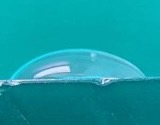
#> input picture test_pics/7.jpg, 160 x 125 px
$ python contour.py
#> lines starting #> are read from the running program, lines starting #| are printed output that depends on the picture; after the words box and inside, x2 and y2 are one past the last pixel; in counts of white or black regions, pixels touching at a corner belong together; long printed decimals are rounded
from matplotlib import pyplot as plt
import cv2
import numpy as np
import math
from scipy import spatial

IMG_PATH = "test_pics/7.jpg"
SHOW_EDGES = False

# [79 lines left out: functions find_intersect, find_upper_or_lower_curve, not called in this run]


kernel_size = 5
low_threshold = 95
high_threshold = 100
blur_times = 1

image = cv2.imread(IMG_PATH, cv2.IMREAD_COLOR)
#> image is the input picture: shape (125, 160, 3); mean B, G, R 162.7, 153.8, 15.9
# crop the image to a square, middle part
crop_size = min(image.shape[:2]) // 2
#> crop_size = 62
image = image[image.shape[0] // 2 - crop_size : image.shape[0] // 2 + crop_size, image.shape[1] // 2 - crop_size : image.shape[1] // 2 + crop_size]
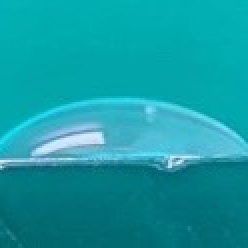
#> image: shape (124, 124, 3) (shown 2 times larger); mean B, G, R 163.7, 154.2, 18.8
image = cv2.resize(image, (880, 880))
#> image: shape (880, 880, 3)
image_gray = cv2.cvtColor(image, cv2.COLOR_BGR2GRAY)
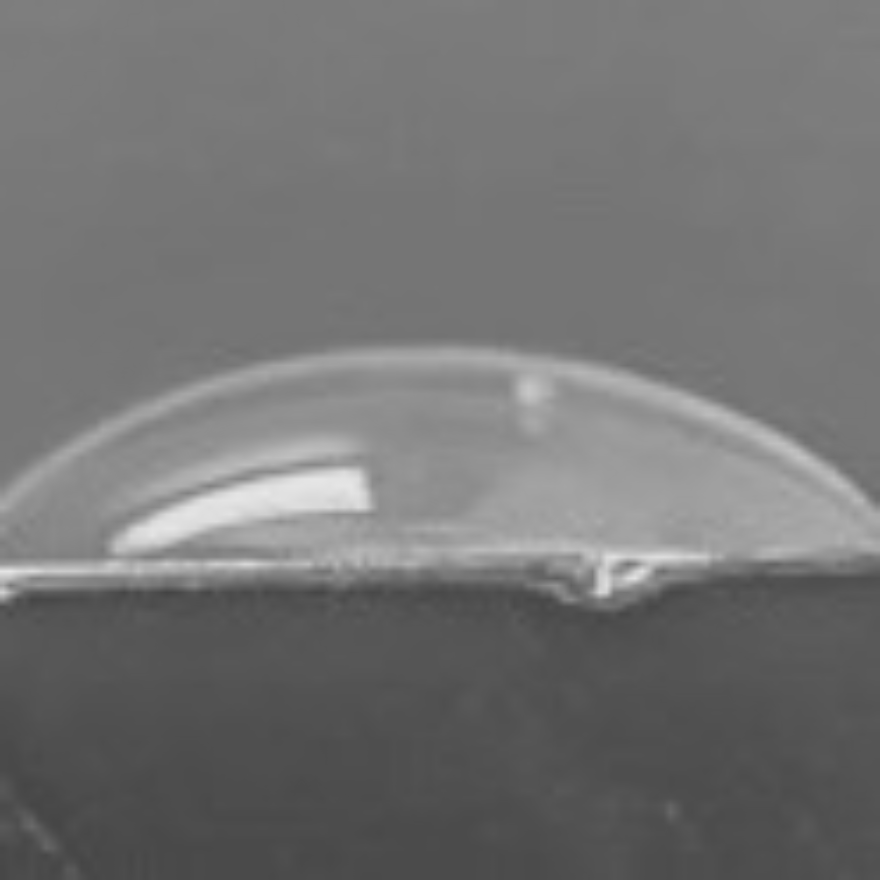
#> image_gray: shape (880, 880); min 67, max 231, mean 114.7
linear_filter = image_gray
for i in range(blur_times):
    linear_filter = cv2.GaussianBlur(linear_filter, (kernel_size, kernel_size), 0)
    # image = cv2.convertScaleAbs(image, alpha=1.3, beta=0)

ret3, thresh = cv2.threshold(image_gray, 100, 255, cv2.THRESH_BINARY + cv2.THRESH_OTSU)
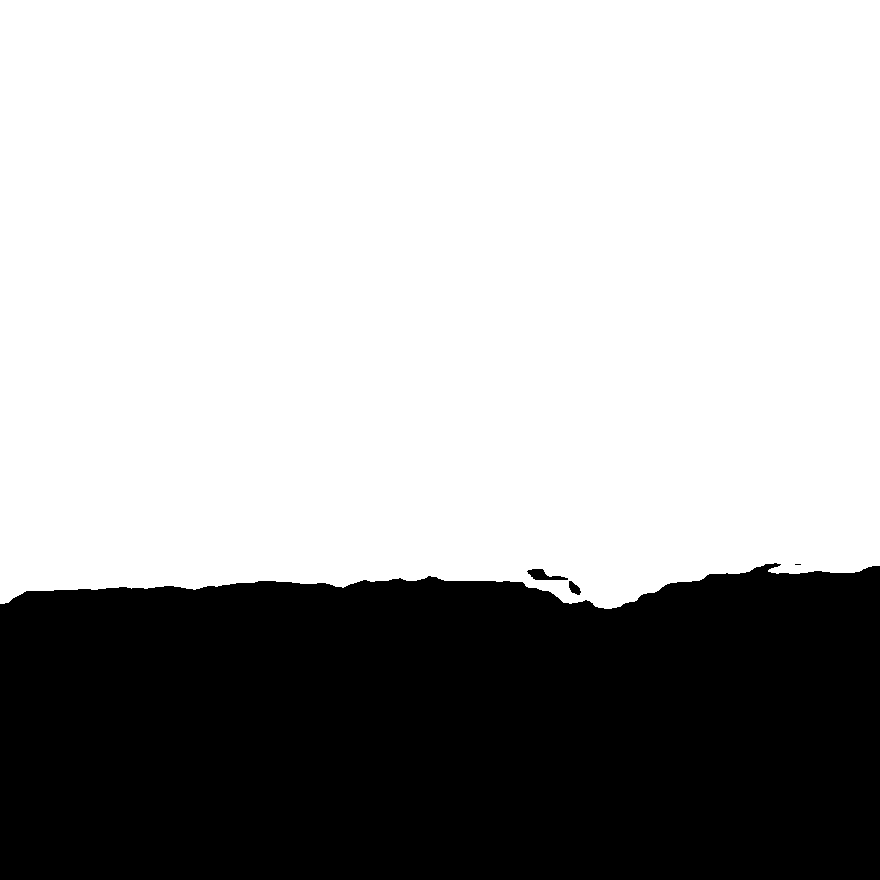
#> thresh: shape (880, 880); 66.4% white; 4 black regions (1 under 20 px), largest, box (x1, y1, x2, y2) and area: (0, 563, 880, 880) 260052, (527, 569, 568, 580) 237, (569, 581, 581, 595) 101
#> ret3 = 106
edges = cv2.Canny(thresh, low_threshold, high_threshold)
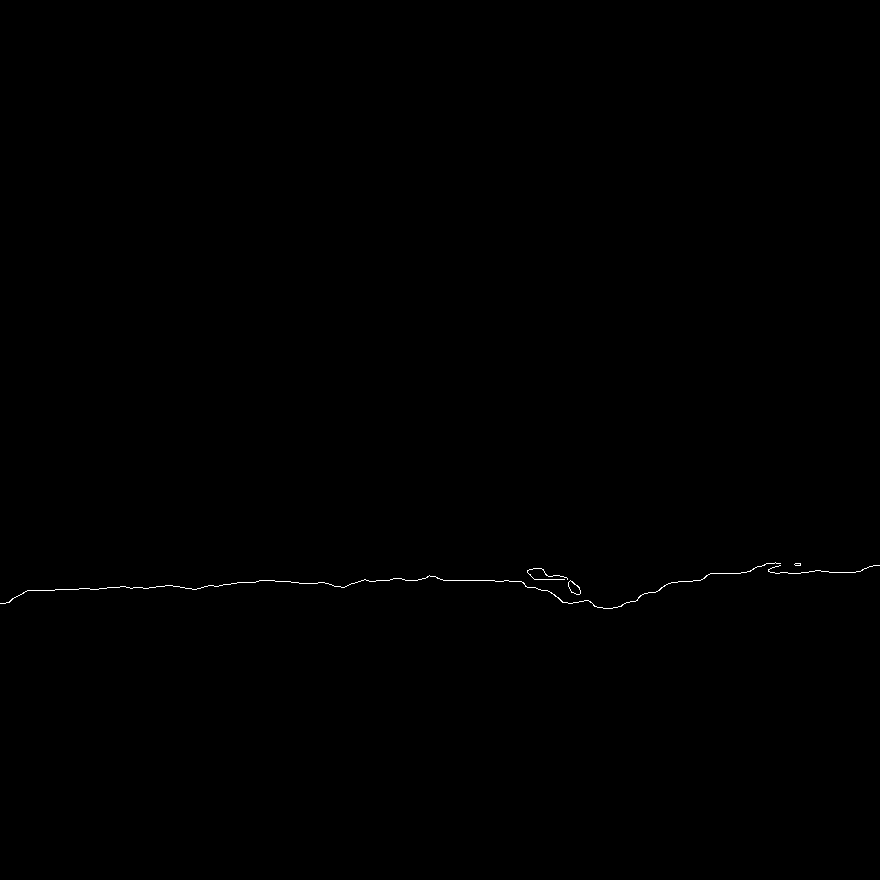
#> edges: shape (880, 880); 0.14% white in thin lines or dots, all inside (x1, y1, x2, y2) = (0, 562, 880, 609)

if SHOW_EDGES:
    cv2.imshow("edges", edges)
    cv2.waitKey(0)

# Detecting lines
lines = cv2.HoughLines(edges, 1, np.pi / 180, 200)
#> lines = None


# Detecting circles
detected_circles = cv2.HoughCircles(
    edges,
    cv2.HOUGH_GRADIENT,
    1,
    200000,
    param1=20,
    param2=8,
    minRadius=60,
    maxRadius=10000,
)
#> detected_circles = [[283.5, 823.5, 243.1]]

if lines is None:
#> (the run stopped early here; a loop or call above may not have finished)

$ run again, with test_pics/5.jpg copied over test_pics/7.jpg
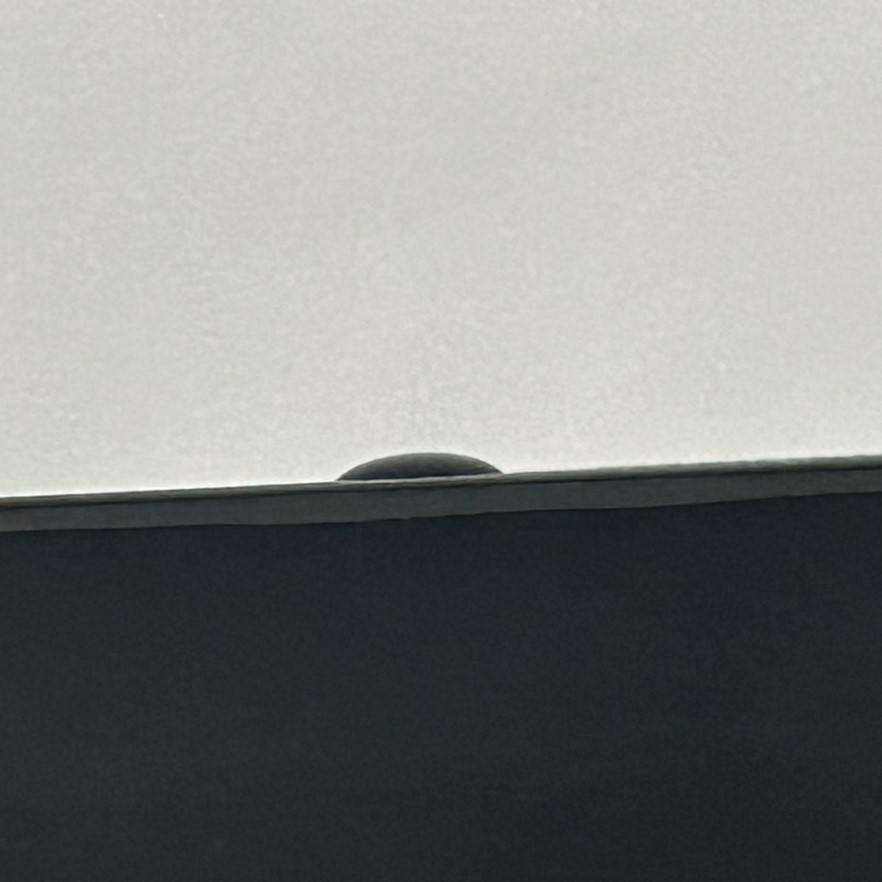
#> input picture test_pics/5.jpg, 882 x 882 px
#> image is the input picture: shape (882, 882, 3); mean B, G, R 127.9, 131.9, 128.4
#> `ret3, thresh = cv2.threshold(image_gray, 100, 255, cv2.THRESH_BINARY +..`:
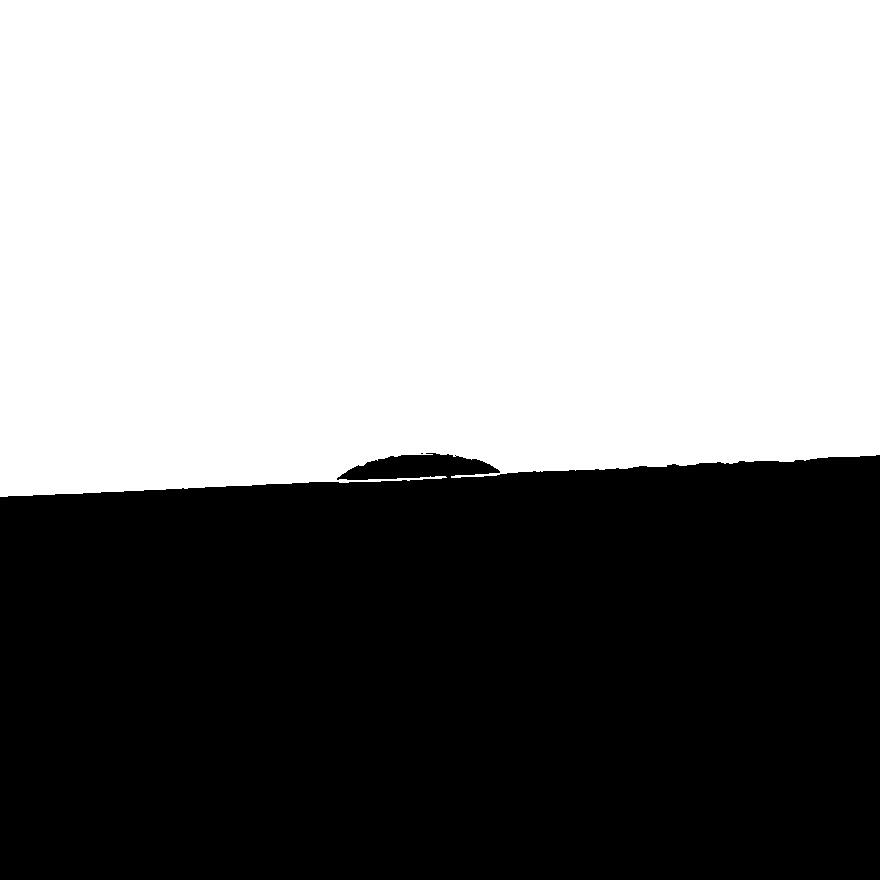
#> thresh: shape (880, 880); 53.8% white; 2 black regions (1 under 20 px), largest, box (x1, y1, x2, y2) and area: (0, 453, 880, 880) 357521
#> ret3 = 123
#> edges: shape (880, 880); 0.15% white in thin lines or dots, all inside (x1, y1, x2, y2) = (0, 452, 880, 497)
#> lines = [[497, 1.52]]
#> `detected_circles = cv2.HoughCircles( edges, cv2.HOUGH_GRADIENT, 1, 200..`: detected_circles = [[430.5, 705.5, 251.1]]
#> `rho, theta = lines[0][0]`: rho = 497; theta = 1.52
#> `a = np.cos(theta)`: a = 0.0523
#> `b = np.sin(theta)`: b = 0.999
#> x0 = 26.01
#> y0 = 496.3
#> `x1 = int(x0 + 1000 * (-b))`: x1 = -972
#> `y1 = int(y0 + 1000 * (a))`: y1 = 548
#> `x2 = int(x0 - 1000 * (-b))`: x2 = 1024
#> `y2 = int(y0 - 1000 * (a))`: y2 = 443
#> `detected_circles = np.uint16(np.around(detected_circles))`: detected_circles = [[430, 706, 251]]
#> the loop `for pt in detected_circles[0, :]:` made 1 pass
#> circle = [430, 706, 251]
#> line = [497, 1.52]
#> in find_intersect, `circle_x, circle_y, circle_r = circle`: circle_x = 430; circle_y = 706; circle_r = 251
#> in find_intersect, `rho, theta = line`: rho = 497; theta = 1.52
#> cosv = -0.918
#> in find_intersect, `offset = math.acos(cosv)`: offset = 2.74
#> in find_intersect, `x1 = circle_x + circle_r * math.cos(theta + offset)`: x1 = 318.8
#> in find_intersect, `y1 = circle_y + circle_r * math.sin(theta + offset)`: y1 = 481
#> in find_intersect, `x2 = circle_x + circle_r * math.cos(theta - offset)`: x2 = 517.1
#> in find_intersect, `y2 = circle_y + circle_r * math.sin(theta - offset)`: y2 = 470.6
#> `x1, y1, x2, y2 = find_intersect(circle, line)`: x1 = 318.8; y1 = 481; x2 = 517.1; y2 = 470.6
#> in find_upper_or_lower_curve, `circle_x, circle_y, circle_r = circle`: circle_x = 430; circle_y = 706; circle_r = 251
#> in find_upper_or_lower_curve, `rho, theta = line`: rho = 497; theta = 1.52
#> edge_points = 1141 pairs, first value 0 to 879, second value 452 to 496
#> in find_upper_or_lower_curve, `offset = find_intersect(circle, line, return_mode="angle")`: offset = 2.74
#> in find_upper_or_lower_curve, `angle1 = (theta + offset + 2 * math.pi) % (2 * math.pi)`: angle1 = 4.25
#> in find_upper_or_lower_curve, `angle2 = (theta - offset + 2 * math.pi) % (2 * math.pi)`: angle2 = 5.07
#> angle_small = 4.25
#> the loop in find_upper_or_lower_curve, `for i in range(1, fitting_points):` made 19 passes
#> after the loop in find_upper_or_lower_curve, `for i in range(1, fitting_points):`: totlen1 = 32.8
#> the loop in find_upper_or_lower_curve, `for i in range(1, fitting_points):` made 19 passes
#> after the loop in find_upper_or_lower_curve, `for i in range(1, fitting_points):`: totlen2 = 5299.1
#> `angle_s, angle_e, angle1, angle2 = find_upper_or_lower_curve( edges, d..`: angle_s = 290.3; angle_e = 243.7; angle1 = 4.25; angle2 = 5.07
#> `cv2.line( image, ( int(x2 - math.sin(angle2) * tangent_line_length), i..`:
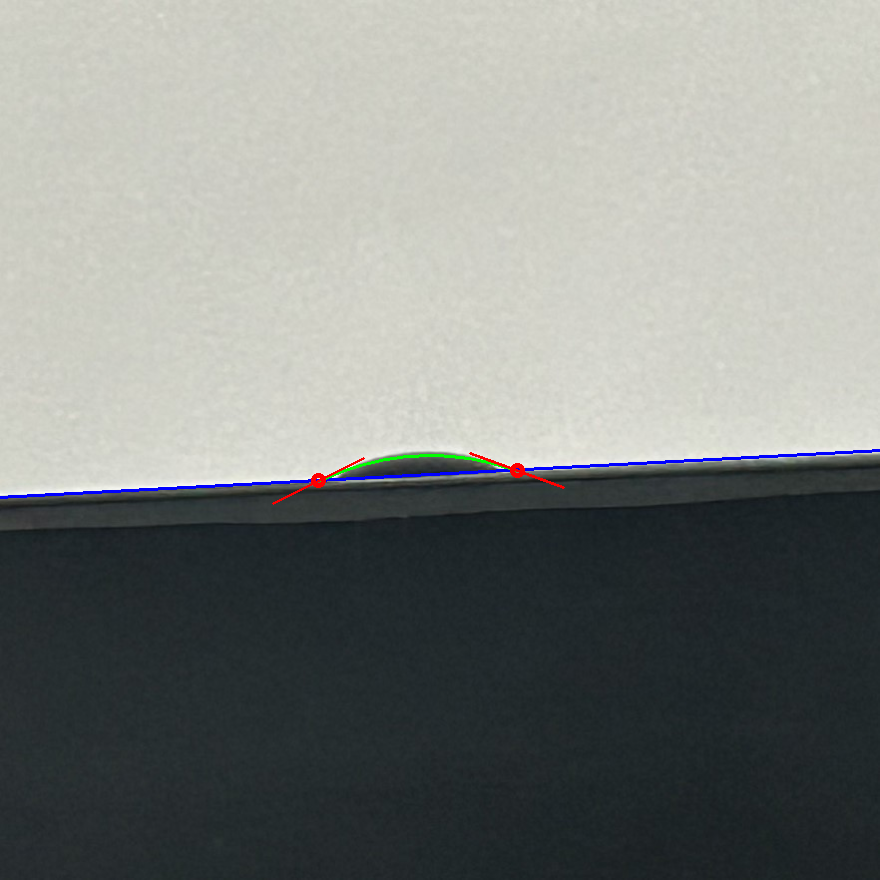
#> image: shape (880, 880, 3); mean B, G, R 127.8, 131.1, 127.7
#> angle_drop_line = 0.407
#| The angle between the line and the tangent line is: 23.296 deg
